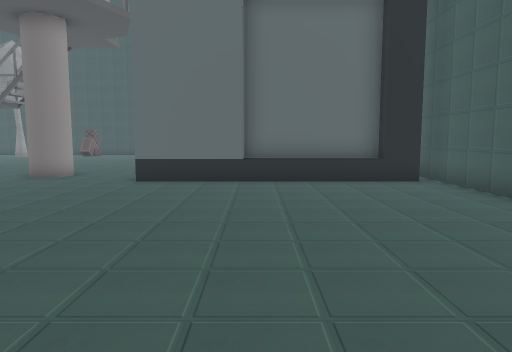
view 1 (above)

24 first-person views from a walk through a 3-D level made in the Unity game engine. The camera is 1.3 m above the floor, tilts 6° down and sees 70° across. The floor is counted in squares, 1 m on a side. Each view is taken from the middle of a square. On the plan, view 1 faces up. The plan holds only what a view shows up to about 15 squares ahead; the rest is blank. The place goes on beyond the plan. The player character is not drawn. Some animated figures are left out. Some surface patterns are stand-ins.

view 2
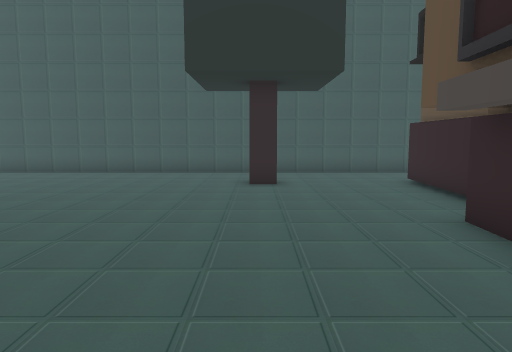

view 3
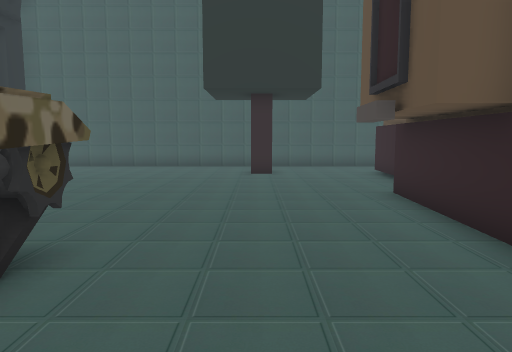

view 4
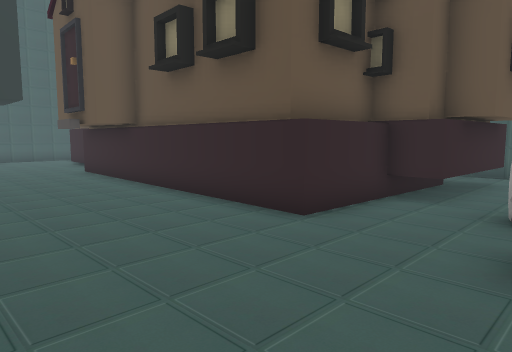

view 5
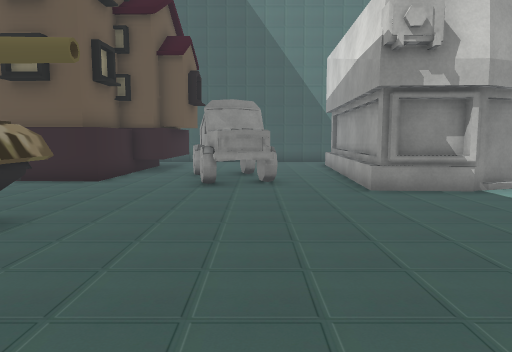

view 6
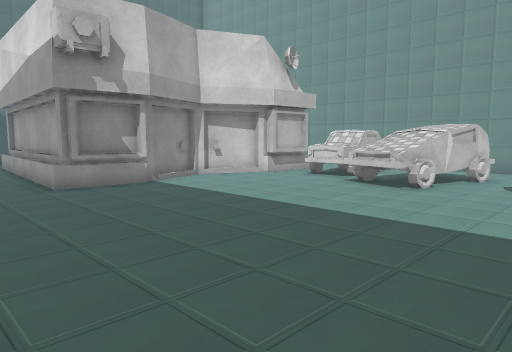

view 7
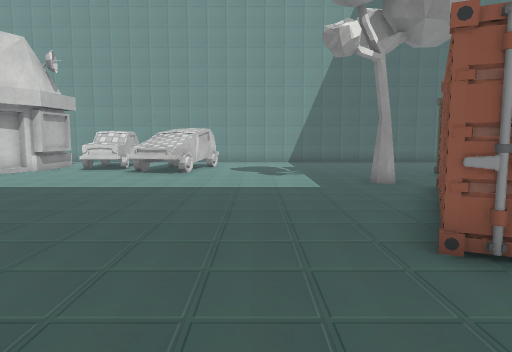

view 8
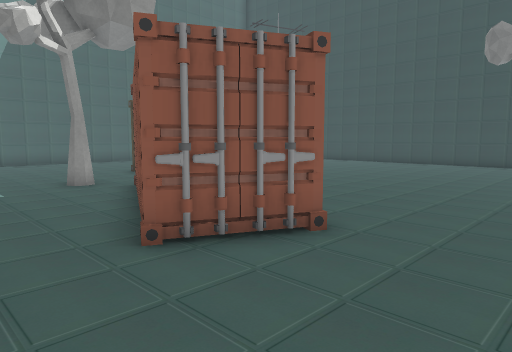

view 9
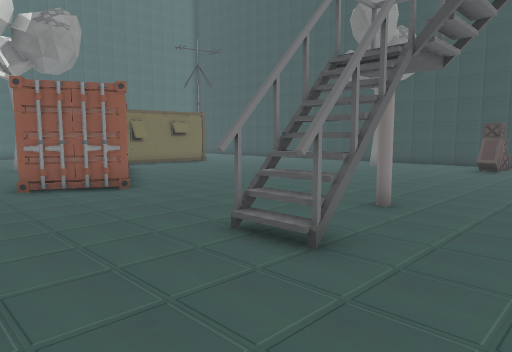

view 10
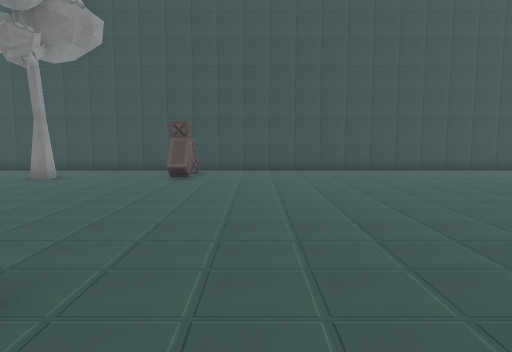

view 11
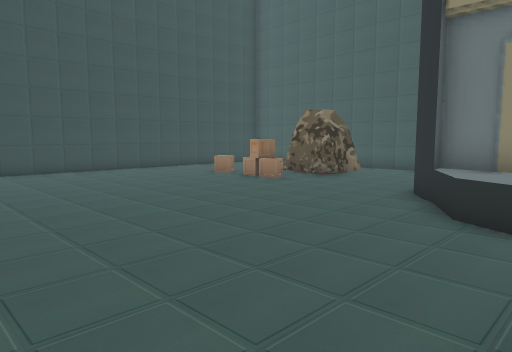

view 12
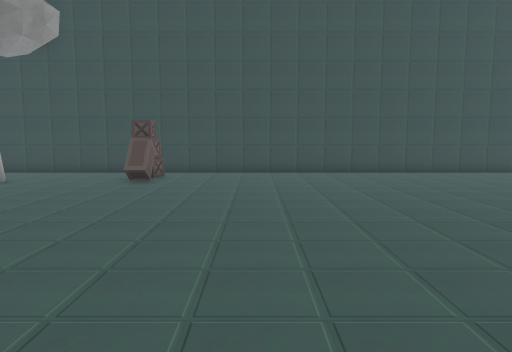

view 13
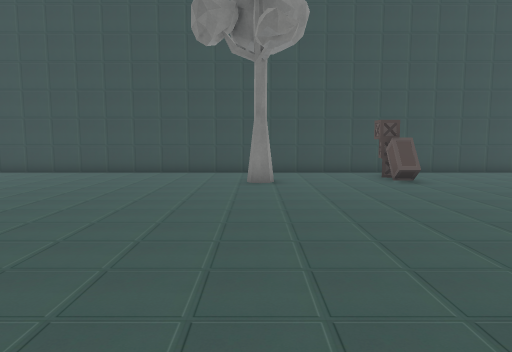

view 14
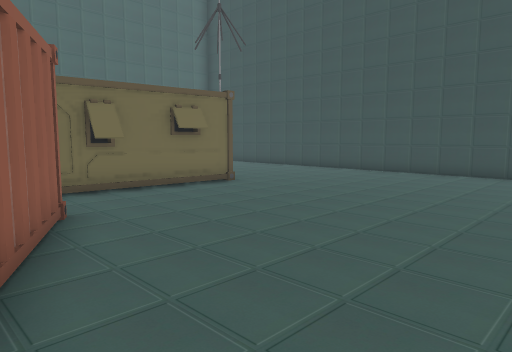

view 15
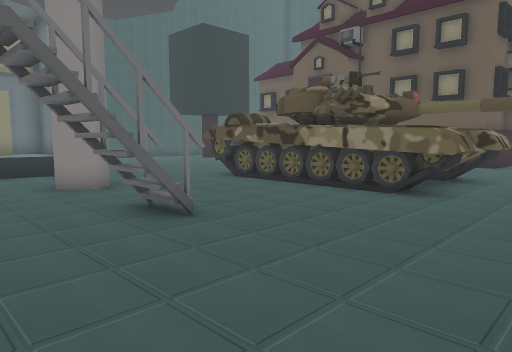

view 16
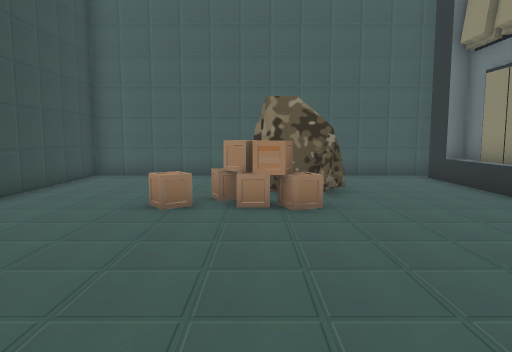

view 17
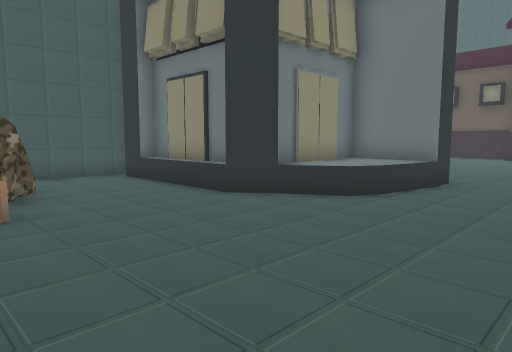

view 18
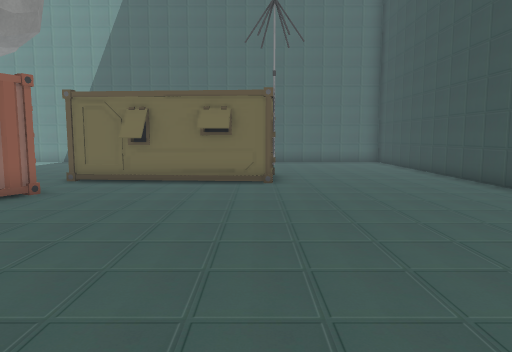

view 19
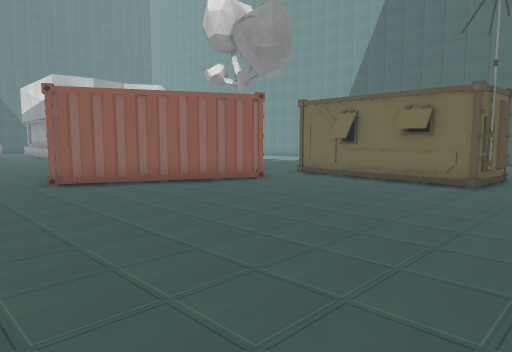

view 20
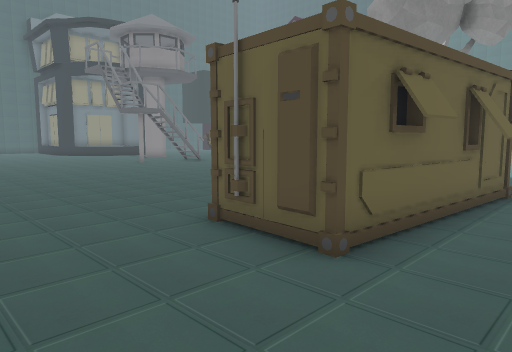

view 21
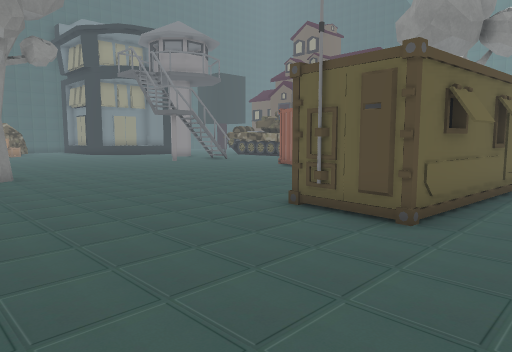

view 22
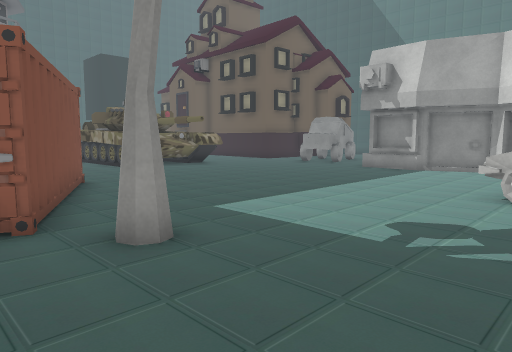

view 23
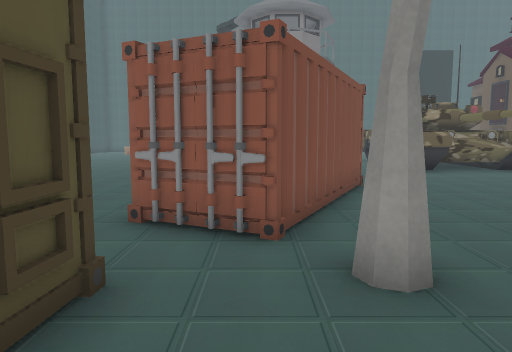

view 24
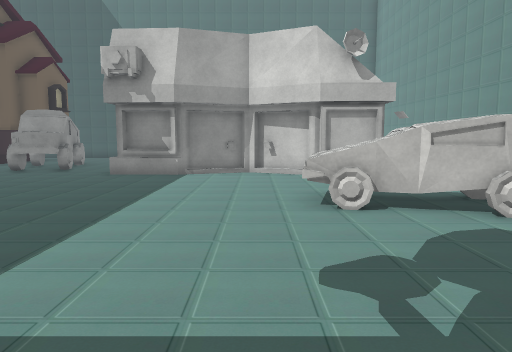

### Floor plan
Key: @ floor where view 1 was taken; # wall or solid block; . floor; = window, fence, low wall or low ledge; ^ raised ledge; T tower; B bush; H house; C container; R tree; A box; O other object.
Columns run from 29 left of view 1 to 6 right of it. Each row starts with its distance up from view 1.
 28 ####################################
 27 ...................................#
 26 .................AA................#
 25 .............R...AA................#
 24 .............................A.....#
 23 .............................AA... #
 22 ..O..........................AAAA  #
 21  .OOO........................A.AA  #
 20  .O OO........................AAA..#
 19  .O O..............................#
 18  OO OO.............................#
 17  .O O..............................#
 16 ..#OO..C..........T.........########
 15 ......C##C.................^^
 14 ......C#####.....TT.......^^#
 13 ....RR.#####C....TT...T...^^#
 12 .........###.....T...TTT..^^#     #
 11 ...........C..............####^^^###
 10 ...................................#
  9 ...................................#
  8 ..............#^########...........#
  7 O.............#^####### ...........#
  6 OOO............^^#       ..........#
  5 OOO............^^       ...........#
  4 OO............###     # ...........#
  3 O.............#^     ###...........#
  2 O..................................#
  1 #..............................BB..#
  0 ##...####....................@.....#
 -1  #####  #..OO...........HH.........#
 -2         #..OOO..H#H#HHHHHHH........#
 -3        ##..  O..H          HHH.....#
 -4        #=..O O..H              #H..#
 -5        #=..  O.#H                  #
 -6        #=..   .HH
 -7        #=     HHH
 -8        #=     HH
 -9               H
-10               ..
-11               ##

Positions as (right, up) in squares from view 1, and headings:
1: (0, 0), facing up
2: (-8, 1), facing right
3: (-11, 1), facing right
4: (-17, 3), facing down-right
5: (-18, 9), facing down
6: (-18, 10), facing down-left
7: (-14, 9), facing left
8: (-14, 9), facing up-left
9: (-8, 9), facing up-left
10: (-9, 13), facing up
11: (-9, 13), facing up-right
12: (-8, 14), facing up
13: (-16, 14), facing up
14: (-16, 14), facing up-left
15: (-17, 16), facing down-right
16: (-7, 22), facing right
17: (-7, 22), facing down-right
18: (-14, 21), facing left
19: (-14, 24), facing down-left
20: (-29, 25), facing down-right
21: (-29, 27), facing down-right
22: (-29, 15), facing down-right
23: (-28, 14), facing right
24: (-26, 13), facing down
